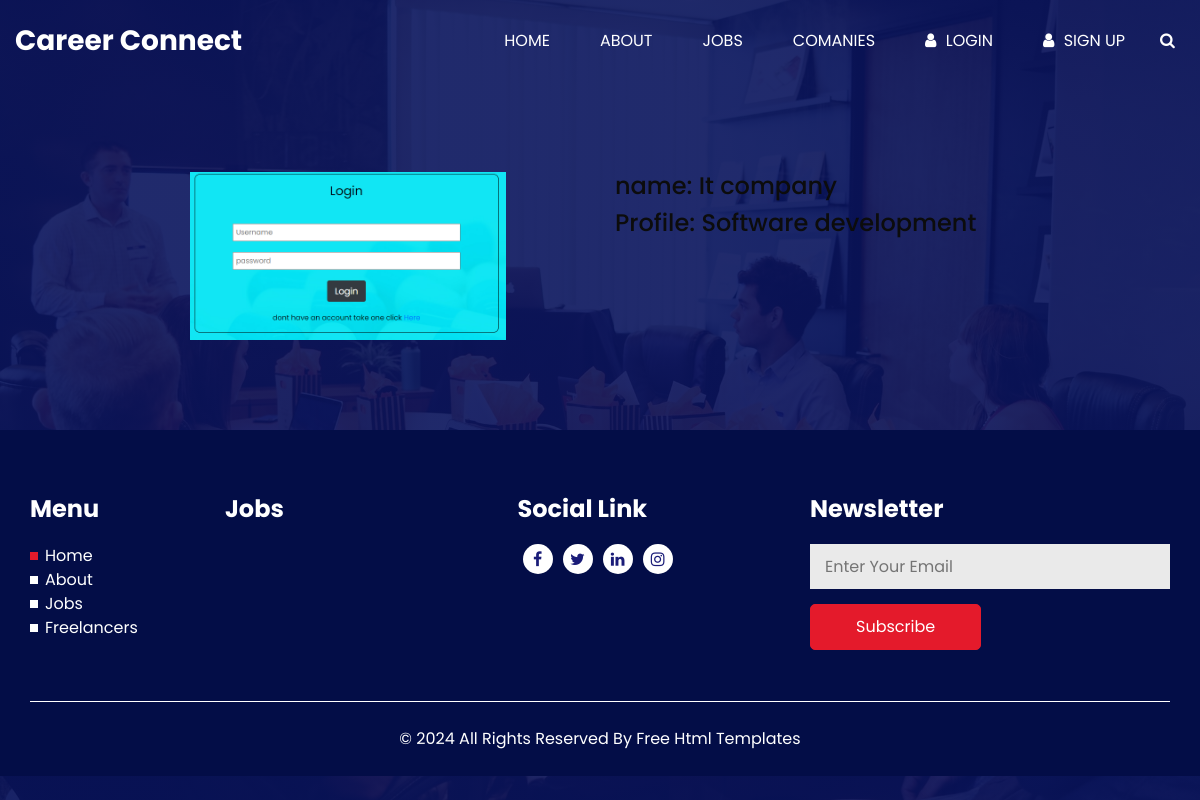
Page /ComapnyView/1 on the committed database.
### Home/models.py (models this page shows, shortened)
class RecruiterData(models.Model):
    user = models.ForeignKey(User,on_delete = models.CASCADE)
    profile = models.CharField(max_length = 255)
    conmpany_logo_or_photo = models.FileField(upload_to="company_photo")
    field_of_work = models.CharField(max_length = 255)
    approval_status  = models.BooleanField(default = False)

### Home/views.py (the view)
# urls.py: path("ComapnyView/<int:pk>",views.ComapnyView,name="ComapnyView"),
def ComapnyView(request,pk):
    company = RecruiterData.objects.get(id = pk)
    context = {
        "company":company
    }
    return render(request,"viewcompany.html",context)

### templates/viewcompany.html (shortened to what this page needs)
{% extends "index.html" %}
{% load static %}
{% block content %}
<div class="contents">
    <div class="row">
        <div class="col">
            <img src="{{company.conmpany_logo_or_photo.url}}" style="width:80%" alt="">
        </div>
        <div class="col">
            <h4>name: {{company.profile}} </h4>
            <h4>Profile: {{company.field_of_work}}</h4>
        </div>
    </div>
</div>
{% endblock %}

### static/css/style.css (style rules this page uses)
body { font-family: 'Poppins', sans-serif; color: #0c0c0c; background-color: #ffffff; overflow-x: hidden; }

### templates/viewcompany.html (style rules this page uses)
.contents { width:70%; margin: auto; margin-top: 80px; margin-bottom: 80px; padding: 10px; }

### rows in the picture
RecruiterData: conmpany_logo_or_photo (picture), profile "It company", field_of_work "Software development"
